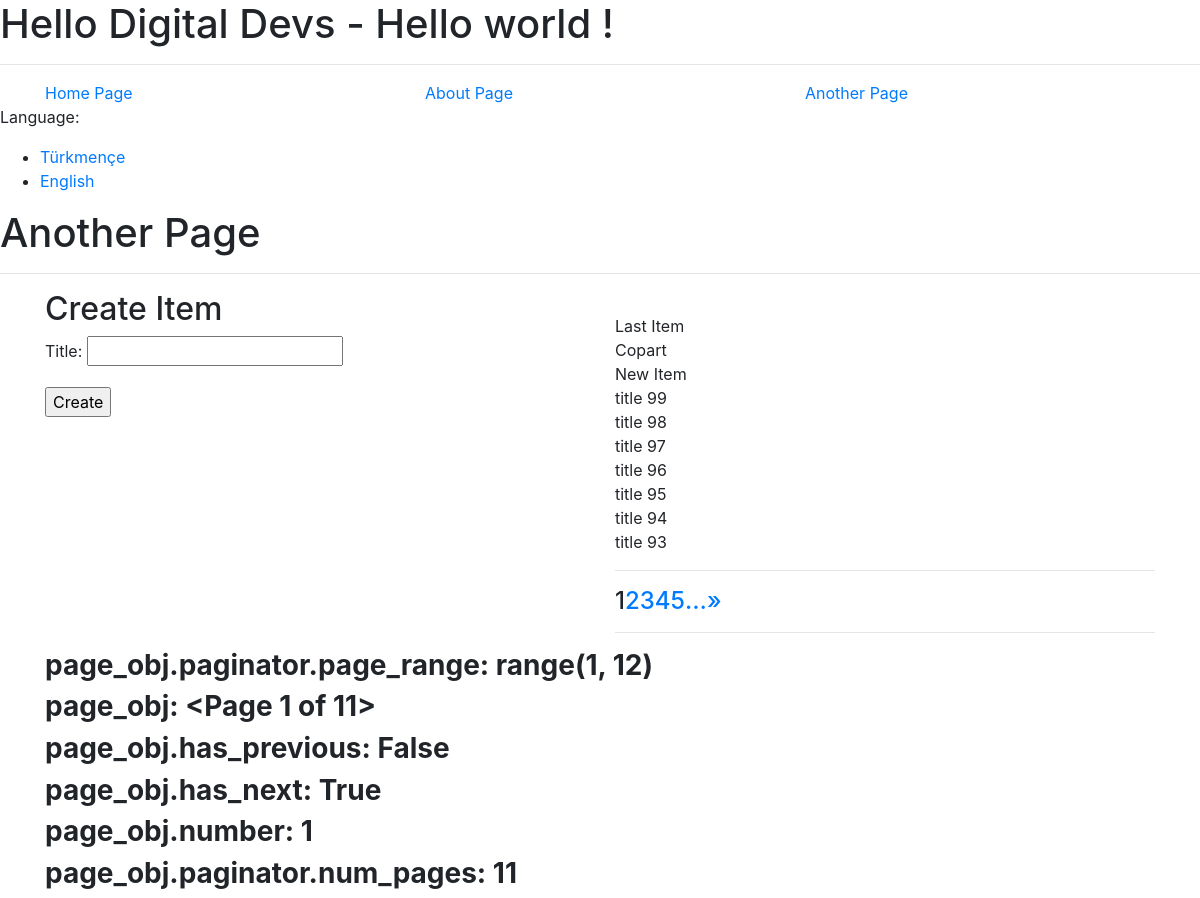
Page /en/another/ on the committed database.
### myapp/models.py (models this page shows, shortened)
class Item(models.Model):
    title = models.CharField(max_length=64)

### myapp/views.py (the view)
# urls.py: path('another/', views.AnotherView.as_view(), name='another'),
class AnotherView(CreateView, ListView, MyContextMixin):
    queryset = Item.objects.order_by('-id')
    paginate_by = 10
    template_name = 'myapp/another.html'
    form_class = ItemForm
    success_url = '/another/'

### myapp/forms.py
class ItemForm(forms.ModelForm):
    class Meta:
        model = Item
        fields = ('title', )

### myapp/context.py (called while the page is built)
def ContextProcessors(request):
    return {
        'products': Product.objects.all()
    }

### myapp/views.py (called while the page is built)
    def get_context_data(self, *args, **kwargs):
        context = super().get_context_data(*args, **kwargs)
        context['hello'] = _('Hello world !')
        return context

### myapp/templates/myapp/another.html
{% extends 'base.html' %}
{% load static %}
{% load i18n %}
{% block content %}
<h1>Another Page</h1><hr>
<div class="container">
    <div class="row">
      <div class="col">
          <h2>Create Item</h2>
          <form method="post">{% csrf_token %}
              {{form.as_p}}
              <input type="submit" value="Create">
          </form>
      </div>
        <div class="col">
            {% for item in object_list %}<br>
                {{ item.title }}
            {% endfor %}
            <hr>
            {% include "includes/pagination.html" %}
            <hr>
        </div>
    </div>
    <h3><b>page_obj.paginator.page_range: {{page_obj.paginator.page_range}}</b></h3>
    <h3><b>page_obj: {{page_obj}}</b></h3>
    <h3><b>page_obj.has_previous: {{page_obj.has_previous}}</b></h3>
    <h3><b>page_obj.has_next: {{page_obj.has_next}}</b></h3>
    <h3><b>page_obj.number: {{page_obj.number}}</b></h3>
    <h3><b>page_obj.paginator.num_pages: {{page_obj.paginator.num_pages}}</b></h3>
</div>
{% endblock content %}

### rows in the picture
Item: title "Last Item"
Item: title "Copart"
Item: title "New Item"
Item: title "title 99"
Item: title "title 98"
Item: title "title 97"
Item: title "title 96"
Item: title "title 95"
Item: title "title 94"
Item: title "title 93"

### other values in the picture
{{ hello }} "Hello world !"
{{ language.name_local }} "Türkmençe" "English"
{{ i }} "1"
{{ i }} "2" "3" "4" "5"
{{ page_obj.paginator.page_range }} "range(1, 12)"
{{ page_obj }} "<Page 1 of 11>"
{{ page_obj.has_previous }} "False"
{{ page_obj.has_next }} "True"
{{ page_obj.number }} "1"
{{ page_obj.paginator.num_pages }} "11"
